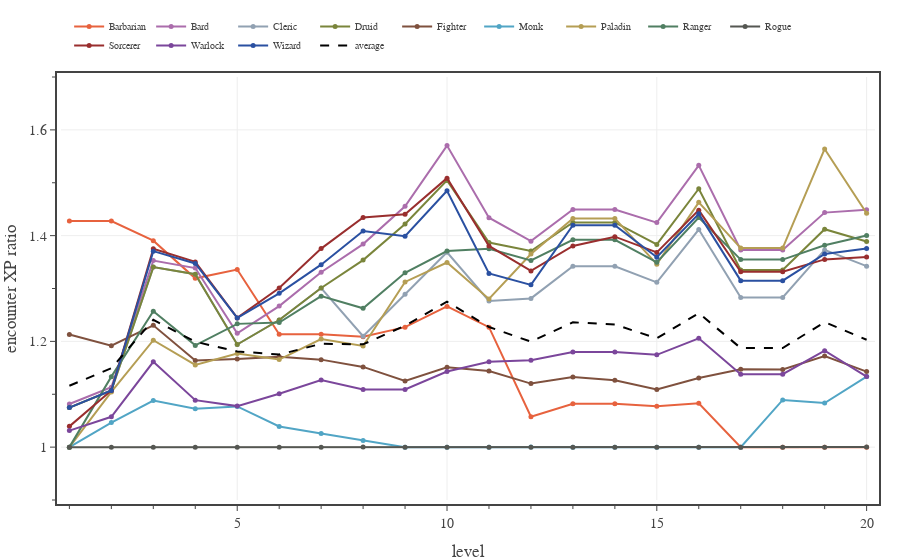

The notebook cell saved with this chart:
### Code cell
# Plots average encounter XP for each class on days with only two Deadly encounters and one short rest. 
n_enc = 2
encounter_difficulty = 'Deadly'

with open(f'../xp-and-player-characters/pc data - Medium 2 short rests.json', 'r') as fin:
    pc_data0 = json.load(fin)

with open(f'../xp-and-player-characters/pc data - {encounter_difficulty} 2 short rests.json', 'r') as fin:
    pc_data1 = json.load(fin)


levels = np.array(range(1,21,1))
enc_XP_budget = 0.5 * np.array(ENCOUNTER_DIFFICULTIES['Daily']['XP'])

fig = go.Figure(
    layout=go.Layout(
        template=TFB_TEMPLATE,
        xaxis=dict(
            title_text='level',
            range=[0.8, 20.2],
            tick0=0, dtick=5,
            minor=dict(tick0=0, dtick=1),
        ),
        yaxis=dict(
            autorange=False,
            title_text='encounter XP ratio',
            range=[0.9, 1.7],
            tick0=0, dtick=0.2,
            minor=dict(tick0=0, dtick=0.1),
        ),
        legend=dict(
            yanchor='bottom',  y=1.04,
            xanchor='left', x=0.01,
            orientation='h',
        )
    )
)

eXPmean = np.zeros(20)
aXPmean = np.zeros(20)
for pc in PC_CLASSES:
    eXP = np.zeros(20)
    for level in range(20):
        encounters = pc_data1[pc][level]['encounters']
        encounters = [x for x in encounters if x['type'] == 'encounter']
        eXP[level] = np.mean([x['XP mean'] for x in encounters[0:n_enc]])

    eXPmean += eXP
    aXP  = np.array([x['encounter XP mean'] for x in pc_data0[pc]])
    aXPmean += aXP
    fig.add_trace(go.Scatter(
        x=levels, 
        y=eXP/aXP,
        mode='lines+markers', 
        line={'color': PC_CLASSES[pc]['color']},
        marker={'size': 5},
        unselected=dict(marker=dict(opacity=0.0)),
        name=pc,
        hovertemplate=
            '<b>'+pc+'</b><br>'+
            'lvl %{x}<br>'+
            'enc XP %{y:.2f}'+
            '<extra></extra>'
    ))

eXPmean /= len(PC_CLASSES)
aXPmean /= len(PC_CLASSES)
fig.add_trace(go.Scatter(
    x=levels, 
    y=eXPmean/aXPmean,
    mode='lines', 
    line=dict(color='black', dash='dash'),
    unselected=dict(marker=dict(opacity=0.0)),
    name='average',
    hoverinfo='skip'
))

# show figure
fig.show(config=TFB_CONFIG)

# save large format figure
if SAVEFIGS:
    file_name = f'./fig-two-encounters-xp-vs-level-{encounter_difficulty.lower()}-large.html'
    fig_html = fig.to_html(
        config=TFB_CONFIG,
        include_plotlyjs=False, 
        full_html=False, 
    )
    fig_soup = BeautifulSoup(fig_html, 'html.parser')
    fig_soup.div['class'] = 'plotly-div-large'
    fig_soup.div['style'] = 'aspect-ratio:600/550'
    with open(file_name, 'wb') as fout:
        fout.write(fig_soup.prettify('utf-8'))

# save small format figure
if SAVEFIGS:
    fig.update_traces(marker=dict(size=4))
    fig.update_layout(font=dict(size=10), legend=dict(font_size=8))
    file_name = f'./fig-two-encounters-xp-vs-level-{encounter_difficulty.lower()}-small.html'
    fig_html = fig.to_html(
        config=TFB_CONFIG,
        include_plotlyjs=False, 
        full_html=False, 
    )
    fig_soup = BeautifulSoup(fig_html, 'html.parser')
    fig_soup.div['class'] = 'plotly-div-small'
    fig_soup.div['style'] = 'aspect-ratio:600/600'
    with open(file_name, 'wb') as fout:
        fout.write(fig_soup.prettify('utf-8'))

### Figure 1 — Plotly figure (JSON) as saved in the notebook; plotly's stock layout.template omitted (floating-point values rounded to 4 significant figures)
{"data": [{"hovertemplate": "<b>Barbarian</b><br>lvl %{x}<br>enc XP %{y:.2f}<extra></extra>", "line": {"color": "#E7623E"}, "marker": {"size": 5}, "mode": "lines+markers", "name": "Barbarian", "type": "scatter", "unselected": {"marker": {"opacity": 0}}, "x": [1, 2, 3, 4, 5, 6, 7, 8, 9, 10, 11, 12, 13, 14, 15, 16, 17, 18, 19, 20], "y": [1.428, 1.428, 1.39, 1.319, 1.336, 1.214, 1.214, 1.209, 1.227, 1.266, 1.227, 1.058, 1.082, 1.082, 1.077, 1.083, 1.0, 1, 1.0, 1]}, {"hovertemplate": "<b>Bard</b><br>lvl %{x}<br>enc XP %{y:.2f}<extra></extra>", "line": {"color": "#AB6DAC"}, "marker": {"size": 5}, "mode": "lines+markers", "name": "Bard", "type": "scatter", "unselected": {"marker": {"opacity": 0}}, "x": [1, 2, 3, 4, 5, 6, 7, 8, 9, 10, 11, 12, 13, 14, 15, 16, 17, 18, 19, 20], "y": [1.082, 1.113, 1.353, 1.339, 1.215, 1.267, 1.331, 1.384, 1.455, 1.57, 1.434, 1.39, 1.45, 1.45, 1.425, 1.533, 1.373, 1.373, 1.443, 1.449]}, {"hovertemplate": "<b>Cleric</b><br>lvl %{x}<br>enc XP %{y:.2f}<extra></extra>", "line": {"color": "#91A1B2"}, "marker": {"size": 5}, "mode": "lines+markers", "name": "Cleric", "type": "scatter", "unselected": {"marker": {"opacity": 0}}, "x": [1, 2, 3, 4, 5, 6, 7, 8, 9, 10, 11, 12, 13, 14, 15, 16, 17, 18, 19, 20], "y": [1.075, 1.107, 1.341, 1.327, 1.194, 1.24, 1.301, 1.21, 1.289, 1.368, 1.276, 1.281, 1.342, 1.342, 1.312, 1.411, 1.283, 1.283, 1.373, 1.342]}, {"hovertemplate": "<b>Druid</b><br>lvl %{x}<br>enc XP %{y:.2f}<extra></extra>", "line": {"color": "#7A853B"}, "marker": {"size": 5}, "mode": "lines+markers", "name": "Druid", "type": "scatter", "unselected": {"marker": {"opacity": 0}}, "x": [1, 2, 3, 4, 5, 6, 7, 8, 9, 10, 11, 12, 13, 14, 15, 16, 17, 18, 19, 20], "y": [1.075, 1.107, 1.341, 1.327, 1.194, 1.24, 1.301, 1.354, 1.422, 1.504, 1.387, 1.371, 1.425, 1.425, 1.383, 1.489, 1.335, 1.335, 1.412, 1.389]}, {"hovertemplate": "<b>Fighter</b><br>lvl %{x}<br>enc XP %{y:.2f}<extra></extra>", "line": {"color": "#7F513E"}, "marker": {"size": 5}, "mode": "lines+markers", "name": "Fighter", "type": "scatter", "unselected": {"marker": {"opacity": 0}}, "x": [1, 2, 3, 4, 5, 6, 7, 8, 9, 10, 11, 12, 13, 14, 15, 16, 17, 18, 19, 20], "y": [1.213, 1.192, 1.23, 1.164, 1.167, 1.171, 1.165, 1.152, 1.125, 1.151, 1.144, 1.12, 1.133, 1.126, 1.109, 1.131, 1.147, 1.147, 1.172, 1.143]}, {"hovertemplate": "<b>Monk</b><br>lvl %{x}<br>enc XP %{y:.2f}<extra></extra>", "line": {"color": "#51A5C5"}, "marker": {"size": 5}, "mode": "lines+markers", "name": "Monk", "type": "scatter", "unselected": {"marker": {"opacity": 0}}, "x": [1, 2, 3, 4, 5, 6, 7, 8, 9, 10, 11, 12, 13, 14, 15, 16, 17, 18, 19, 20], "y": [1, 1.046, 1.088, 1.073, 1.077, 1.039, 1.026, 1.013, 1, 1, 1, 1.0, 1, 1, 1, 1, 1, 1.089, 1.083, 1.133]}, {"hovertemplate": "<b>Paladin</b><br>lvl %{x}<br>enc XP %{y:.2f}<extra></extra>", "line": {"color": "#B59E54"}, "marker": {"size": 5}, "mode": "lines+markers", "name": "Paladin", "type": "scatter", "unselected": {"marker": {"opacity": 0}}, "x": [1, 2, 3, 4, 5, 6, 7, 8, 9, 10, 11, 12, 13, 14, 15, 16, 17, 18, 19, 20], "y": [1, 1.104, 1.202, 1.155, 1.177, 1.166, 1.204, 1.191, 1.312, 1.349, 1.28, 1.365, 1.433, 1.433, 1.346, 1.463, 1.376, 1.376, 1.564, 1.442]}, {"hovertemplate": "<b>Ranger</b><br>lvl %{x}<br>enc XP %{y:.2f}<extra></extra>", "line": {"color": "#507F62"}, "marker": {"size": 5}, "mode": "lines+markers", "name": "Ranger", "type": "scatter", "unselected": {"marker": {"opacity": 0}}, "x": [1, 2, 3, 4, 5, 6, 7, 8, 9, 10, 11, 12, 13, 14, 15, 16, 17, 18, 19, 20], "y": [1, 1.133, 1.257, 1.192, 1.233, 1.236, 1.286, 1.263, 1.33, 1.371, 1.375, 1.353, 1.392, 1.392, 1.35, 1.434, 1.355, 1.355, 1.382, 1.4]}, {"hovertemplate": "<b>Rogue</b><br>lvl %{x}<br>enc XP %{y:.2f}<extra></extra>", "line": {"color": "#555752"}, "marker": {"size": 5}, "mode": "lines+markers", "name": "Rogue", "type": "scatter", "unselected": {"marker": {"opacity": 0}}, "x": [1, 2, 3, 4, 5, 6, 7, 8, 9, 10, 11, 12, 13, 14, 15, 16, 17, 18, 19, 20], "y": [1, 1, 1, 1, 1.0, 1, 1, 1.0, 1, 1.0, 1, 1, 1, 1, 1, 1, 1, 1.0, 1, 1.0]}, {"hovertemplate": "<b>Sorcerer</b><br>lvl %{x}<br>enc XP %{y:.2f}<extra></extra>", "line": {"color": "#992E2E"}, "marker": {"size": 5}, "mode": "lines+markers", "name": "Sorcerer", "type": "scatter", "unselected": {"marker": {"opacity": 0}}, "x": [1, 2, 3, 4, 5, 6, 7, 8, 9, 10, 11, 12, 13, 14, 15, 16, 17, 18, 19, 20], "y": [1.039, 1.107, 1.375, 1.35, 1.244, 1.301, 1.375, 1.434, 1.441, 1.509, 1.38, 1.333, 1.38, 1.398, 1.368, 1.448, 1.332, 1.332, 1.355, 1.36]}, {"hovertemplate": "<b>Warlock</b><br>lvl %{x}<br>enc XP %{y:.2f}<extra></extra>", "line": {"color": "#7B469B"}, "marker": {"size": 5}, "mode": "lines+markers", "name": "Warlock", "type": "scatter", "unselected": {"marker": {"opacity": 0}}, "x": [1, 2, 3, 4, 5, 6, 7, 8, 9, 10, 11, 12, 13, 14, 15, 16, 17, 18, 19, 20], "y": [1.031, 1.057, 1.161, 1.089, 1.078, 1.101, 1.127, 1.109, 1.109, 1.143, 1.162, 1.164, 1.18, 1.18, 1.175, 1.206, 1.138, 1.138, 1.182, 1.133]}, {"hovertemplate": "<b>Wizard</b><br>lvl %{x}<br>enc XP %{y:.2f}<extra></extra>", "line": {"color": "#2A50A1"}, "marker": {"size": 5}, "mode": "lines+markers", "name": "Wizard", "type": "scatter", "unselected": {"marker": {"opacity": 0}}, "x": [1, 2, 3, 4, 5, 6, 7, 8, 9, 10, 11, 12, 13, 14, 15, 16, 17, 18, 19, 20], "y": [1.075, 1.107, 1.371, 1.347, 1.244, 1.291, 1.345, 1.409, 1.399, 1.485, 1.328, 1.307, 1.42, 1.42, 1.359, 1.441, 1.315, 1.315, 1.365, 1.376]}, {"hoverinfo": "skip", "line": {"color": "black", "dash": "dash"}, "mode": "lines", "name": "average", "type": "scatter", "unselected": {"marker": {"opacity": 0}}, "x": [1, 2, 3, 4, 5, 6, 7, 8, 9, 10, 11, 12, 13, 14, 15, 16, 17, 18, 19, 20], "y": [1.116, 1.149, 1.241, 1.199, 1.181, 1.175, 1.195, 1.194, 1.23, 1.275, 1.227, 1.199, 1.236, 1.232, 1.206, 1.253, 1.187, 1.187, 1.236, 1.203]}], "layout": {"legend": {"orientation": "h", "x": 0.01, "xanchor": "left", "y": 1.04, "yanchor": "bottom"}, "xaxis": {"dtick": 5, "minor": {"dtick": 1, "tick0": 0}, "range": [0.8, 20.2], "tick0": 0, "title": {"text": "level"}}, "yaxis": {"autorange": false, "dtick": 0.2, "minor": {"dtick": 0.1, "tick0": 0}, "range": [0.9, 1.7], "tick0": 0, "title": {"text": "encounter XP ratio"}}}}
